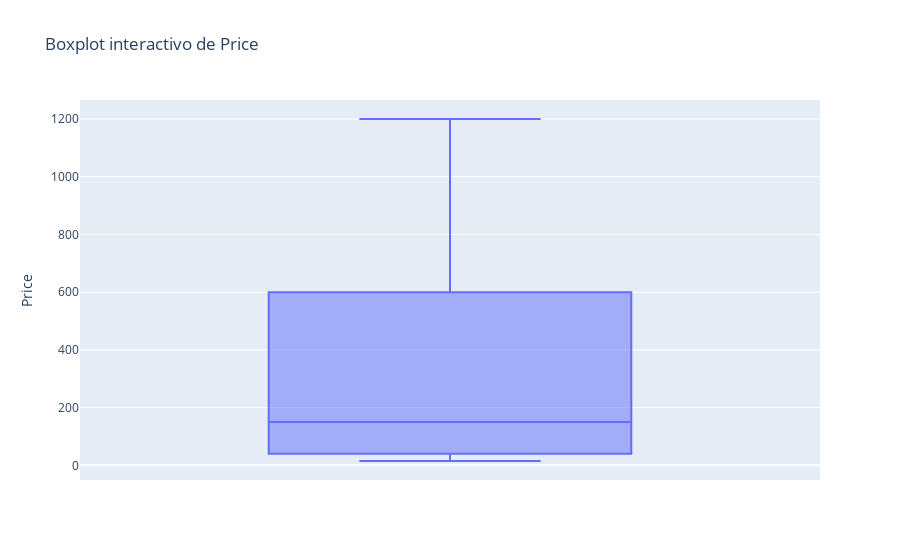
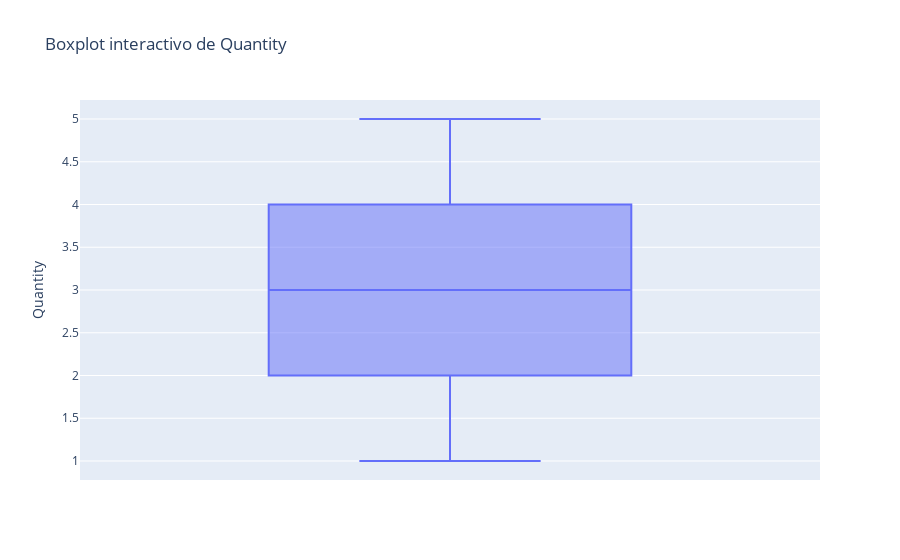
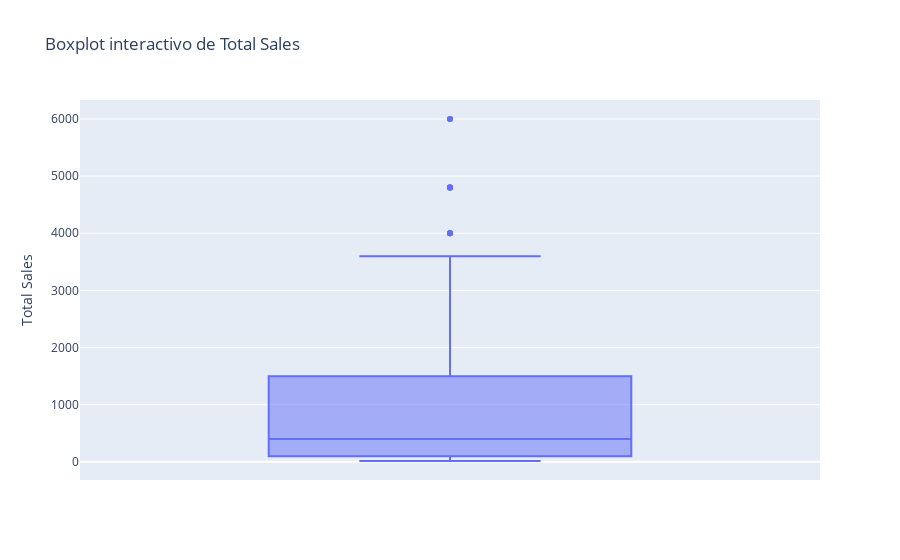

Notebook source saved alongside these figures, in order:
### Markdown cell above
#### 7. **Outliers**
- Detección visual con boxplots
- Revisión de valores extremos en estadísticas descriptivas

### Code cell
# Detección visual de outliers con boxplots usando plotly
for col in numericas:
    fig = px.box(datos, y=col, title=f'Boxplot interactivo de {col}')
    fig.show()

### Figure 1 — Plotly figure (JSON) as saved in the notebook; plotly's stock layout.template omitted (floating-point values rounded to 4 significant figures; data arrays with more than 128 entries replaced by an {"elided": "..."} marker saying what was removed)
{"data": [{"alignmentgroup": "True", "hovertemplate": "Price=%{y}<extra></extra>", "legendgroup": "", "marker": {"color": "#636efa"}, "name": "", "notched": false, "offsetgroup": "", "orientation": "v", "showlegend": false, "type": "box", "x0": " ", "xaxis": "x", "y": {"elided": "250 int values"}, "y0": " ", "yaxis": "y"}], "layout": {"boxmode": "group", "legend": {"tracegroupgap": 0}, "title": {"text": "Boxplot interactivo de Price"}, "xaxis": {"anchor": "y", "domain": [0, 1]}, "yaxis": {"anchor": "x", "domain": [0, 1], "title": {"text": "Price"}}}}

### Figure 2 — Plotly figure (JSON) as saved in the notebook; plotly's stock layout.template omitted (floating-point values rounded to 4 significant figures; data arrays with more than 128 entries replaced by an {"elided": "..."} marker saying what was removed)
{"data": [{"alignmentgroup": "True", "hovertemplate": "Quantity=%{y}<extra></extra>", "legendgroup": "", "marker": {"color": "#636efa"}, "name": "", "notched": false, "offsetgroup": "", "orientation": "v", "showlegend": false, "type": "box", "x0": " ", "xaxis": "x", "y": {"elided": "250 int values"}, "y0": " ", "yaxis": "y"}], "layout": {"boxmode": "group", "legend": {"tracegroupgap": 0}, "title": {"text": "Boxplot interactivo de Quantity"}, "xaxis": {"anchor": "y", "domain": [0, 1]}, "yaxis": {"anchor": "x", "domain": [0, 1], "title": {"text": "Quantity"}}}}

### Figure 3 — Plotly figure (JSON) as saved in the notebook; plotly's stock layout.template omitted (floating-point values rounded to 4 significant figures; data arrays with more than 128 entries replaced by an {"elided": "..."} marker saying what was removed)
{"data": [{"alignmentgroup": "True", "hovertemplate": "Total Sales=%{y}<extra></extra>", "legendgroup": "", "marker": {"color": "#636efa"}, "name": "", "notched": false, "offsetgroup": "", "orientation": "v", "showlegend": false, "type": "box", "x0": " ", "xaxis": "x", "y": {"elided": "250 int values"}, "y0": " ", "yaxis": "y"}], "layout": {"boxmode": "group", "legend": {"tracegroupgap": 0}, "title": {"text": "Boxplot interactivo de Total Sales"}, "xaxis": {"anchor": "y", "domain": [0, 1]}, "yaxis": {"anchor": "x", "domain": [0, 1], "title": {"text": "Total Sales"}}}}
